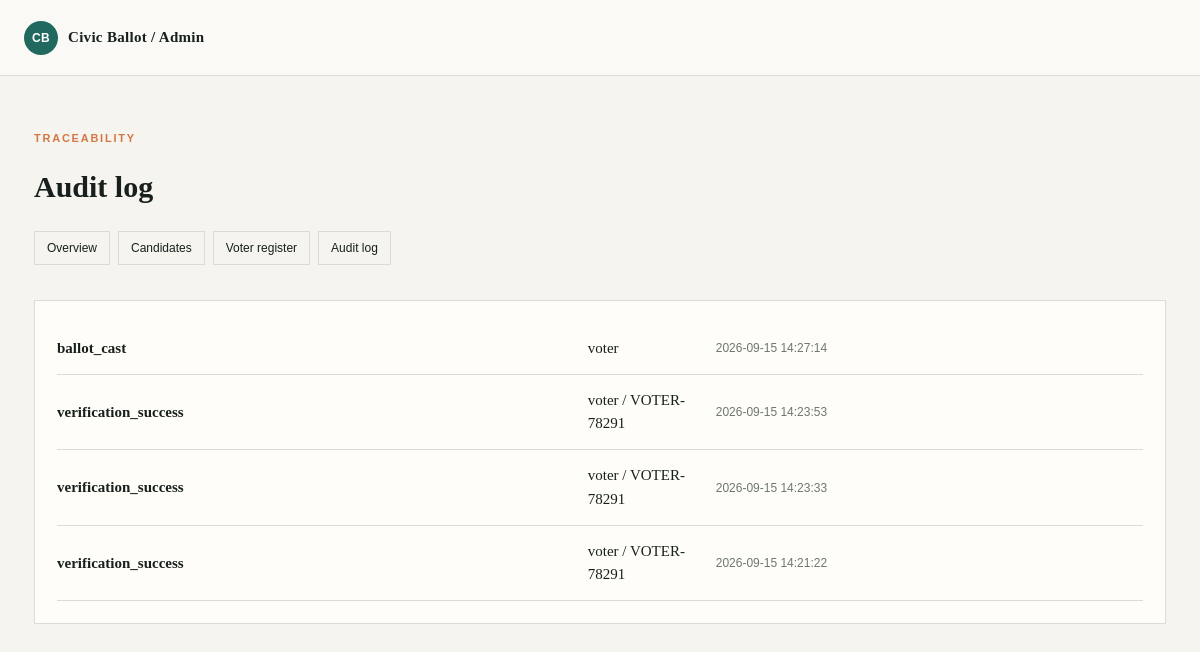
The page /admin/audit-log.php on the database its author committed.
### tables this page shows
CREATE TABLE `audit_logs` (
  `id` bigint(20) UNSIGNED NOT NULL,
  `actor_type` enum('voter','admin','system') NOT NULL,
  `actor_reference` varchar(80) DEFAULT NULL,
  `event_type` varchar(80) NOT NULL,
  `metadata` longtext DEFAULT NULL CHECK (json_valid(`metadata`)),
  `ip_hash` char(64) DEFAULT NULL,
  `created_at` timestamp NOT NULL DEFAULT current_timestamp()
);

### config/database.php (called while the page is built, shortened)
<?php
function db(): PDO
{
    $host = getenv('DB_HOST') ?: '127.0.0.1';
    $name = getenv('DB_NAME') ?: 'civic_ballot';
    $user = getenv('DB_USER') ?: 'civic_ballot';
    $pass = getenv('DB_PASS') ?: 'civic_ballot';
    $pdo = new PDO(
        "mysql:host={$host};dbname={$name};charset=utf8mb4",
        $user,
        $pass,
        [
            PDO::ATTR_ERRMODE => PDO::ERRMODE_EXCEPTION,
            PDO::ATTR_DEFAULT_FETCH_MODE => PDO::FETCH_ASSOC,
            PDO::ATTR_EMULATE_PREPARES => false,
        ]
    );
    return $pdo;
}

### config/app.php (called while the page is built, shortened)
<?php
require_once __DIR__ . '/database.php';
function e(string $value): string { return htmlspecialchars($value, ENT_QUOTES, 'UTF-8'); }

### admin/audit-log.php (the view)
<?php require_once '../config/app.php'; $pageTitle = 'Audit log'; $rows = db()->query('SELECT actor_type, event_type, actor_reference, created_at FROM audit_logs ORDER BY id DESC')->fetchAll(); ?><!doctype html><html lang="en"><head><meta charset="utf-8"><meta name="viewport" content="width=device-width,initial-scale=1"><title><?= e($pageTitle) ?></title><link rel="stylesheet" href="../assets/style.css"></head><body><header class="topbar"><a class="brand" href="../index.php"><span class="brand-mark">CB</span><span>Civic Ballot / Admin</span></a></header><main class="shell"><div class="eyebrow">Traceability</div><h1>Audit log</h1><div class="admin-nav"><a href="index.php">Overview</a><a href="candidates.php">Candidates</a><a href="voters.php">Voter register</a><a href="audit-log.php">Audit log</a></div><div class="panel"><?php foreach ($rows as $row): ?><div class="results-row"><strong><?= e($row['event_type']) ?></strong><span><?= e($row['actor_type']) ?><?= $row['actor_reference'] ? ' / ' . e($row['actor_reference']) : '' ?></span><span class="party"><?= e($row['created_at']) ?></span></div><?php endforeach; ?></div></main></body></html>

### assets/style.css (style rules this page uses)
:root { --ink:#17201d;--muted:#6d7771;--paper:#f5f4ef;--panel:#fffdf8;--line:#d9ddd5;--teal:#21685f;--orange:#d47745;--cream:#ebe7db }
* { box-sizing:border-box }
body { margin:0;background:var(--paper);color:var(--ink);font:15px/1.55 Georgia,serif }
.topbar { height:76px;padding:0 max(24px,calc((100vw - 1180px)/2));display:flex;align-items:center;justify-content:space-between;border-bottom:1px solid var(--line);background:#faf9f5 }
.brand,nav a { color:inherit;text-decoration:none }
.brand { display:flex;align-items:center;gap:10px;font-weight:bold;letter-spacing:.02em }
.brand-mark { display:grid;place-items:center;width:34px;height:34px;border-radius:50%;background:var(--teal);color:#fff;font:700 12px Arial,sans-serif }
.shell { max-width:1180px;margin:0 auto;padding:56px 24px 76px }
.eyebrow { color:var(--orange);font:700 11px Arial,sans-serif;letter-spacing:.16em;text-transform:uppercase }
.panel,.candidate { background:var(--panel);border:1px solid var(--line);padding:22px }
.party { font:12px Arial,sans-serif;color:var(--muted) }
.results-row { display:grid;grid-template-columns:1.2fr 110px 1fr;gap:18px;align-items:center;padding:14px 0;border-bottom:1px solid var(--line) }
.admin-nav { display:flex;gap:8px;flex-wrap:wrap;margin:20px 0 35px }
.admin-nav a { padding:9px 12px;border:1px solid var(--line);text-decoration:none;color:var(--ink);font:12px Arial,sans-serif }

### rows shown on the page
audit_logs: event_type "ballot_cast", actor_type "voter", created_at "2026-09-15 14:27:14"
audit_logs: event_type "verification_success", actor_type "voter", actor_reference "VOTER-78291", created_at "2026-09-15 14:23:53"
audit_logs: event_type "verification_success", actor_type "voter", actor_reference "VOTER-78291", created_at "2026-09-15 14:23:33"
audit_logs: event_type "verification_success", actor_type "voter", actor_reference "VOTER-78291", created_at "2026-09-15 14:21:22"
